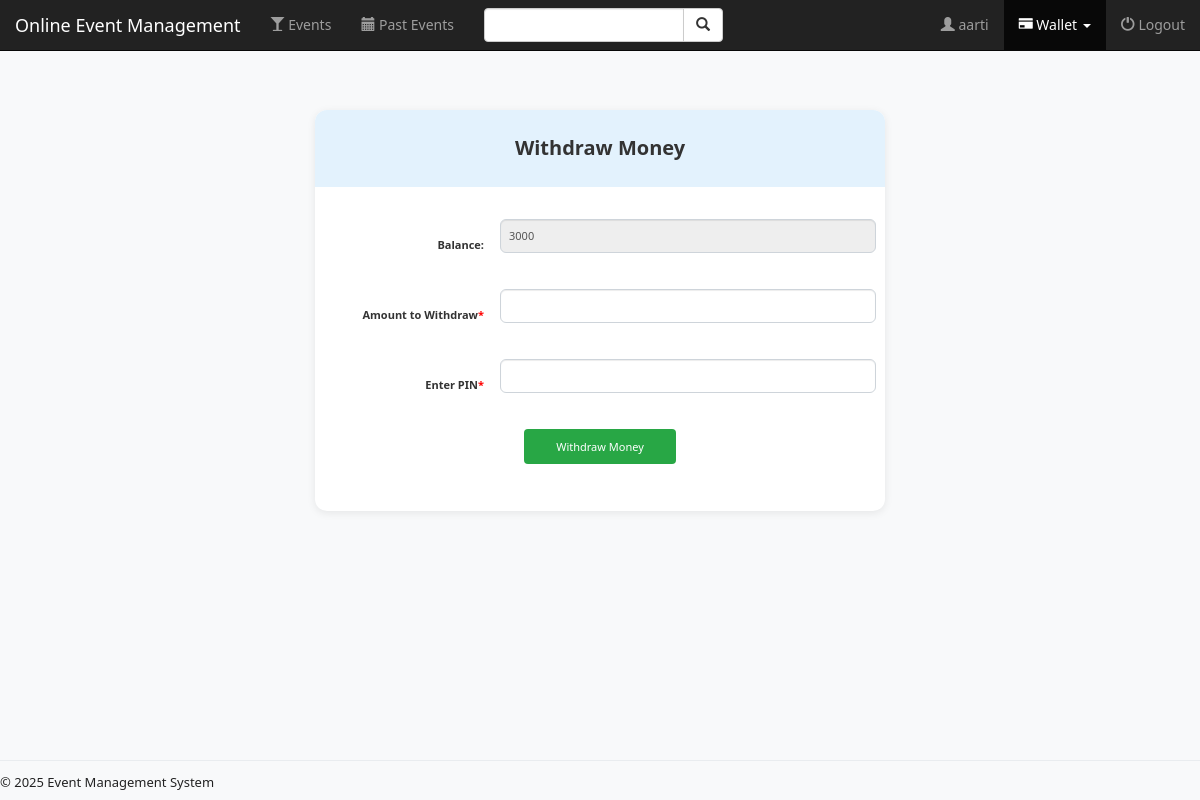
The app's page /user/withdraw_money/ (signed in), older data.
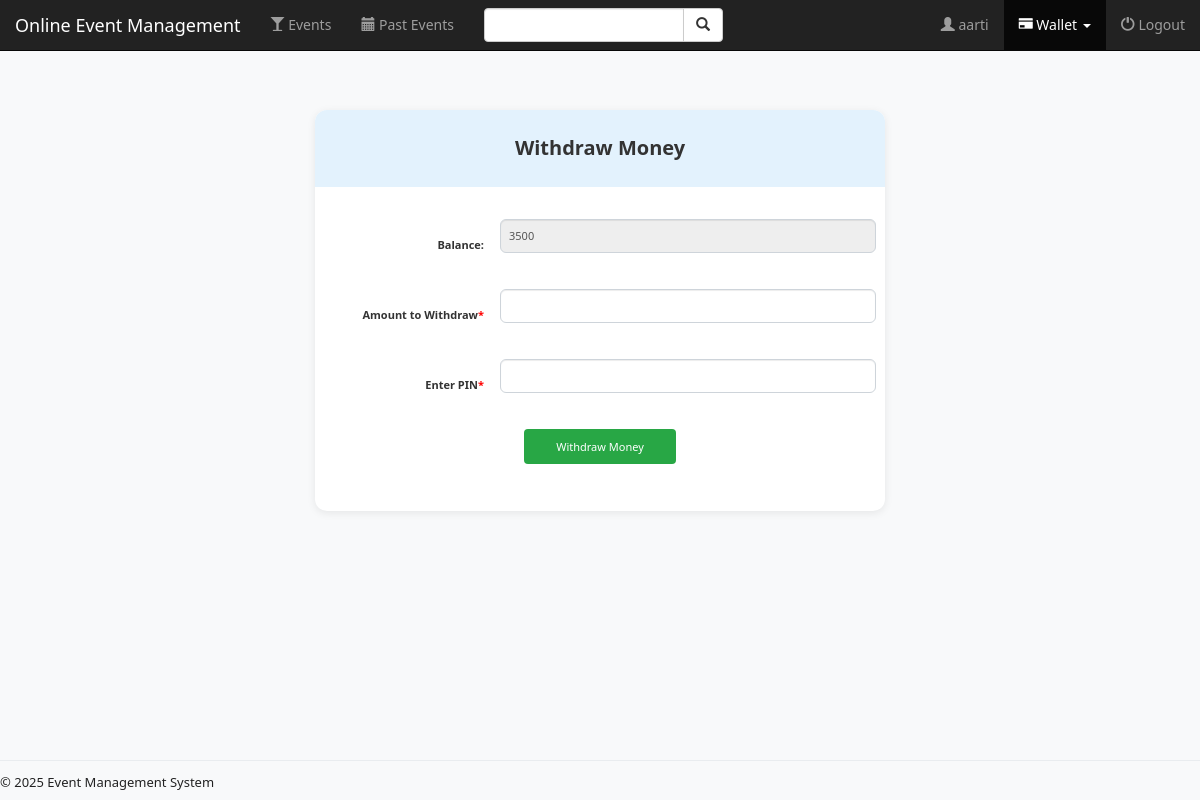
The same page, newer data.
### user/models.py (models this page shows, shortened)
class Profile(models.Model):
    user = models.OneToOneField(User, on_delete=models.CASCADE)
    mobile_number = models.CharField(
        max_length=10,
        unique=True,
        validators=[RegexValidator(regex=r'^\d{10}$', message='Mobile number must be exactly 10 digits.')],
        blank=True,
        null=True
    )
    image = models.ImageField(default='settings.MEDIA_ROOT/default_user.jpg')
    bio = models.TextField(max_length=500, blank=True, null=True)
    address = models.TextField(max_length=500, blank=True, null=True)
    birth_date = models.DateField(blank=True, null=True)
    age = models.IntegerField(blank=True, null=True)
    wallet_pin = models.PositiveIntegerField(null=True)
    wallet_balance = models.PositiveIntegerField(default=0, null=True)

### user/views.py (the view)
# urls.py: path('withdraw_money/', views.withdraw_money, name='withdraw_money'),
def withdraw_money(request):
    if not request.user.is_authenticated:
        return redirect('user:login_user')
    user = request.user
    profile = get_object_or_404(Profile, user=user)
    if request.method == 'POST':
        form = WithdrawMoneyForm(request.POST)
        if form.is_valid():
            data = form.cleaned_data
            if int(data['pin']) == profile.wallet_pin:
                if data['amount'] > profile.wallet_balance:
                    context = {
                        'profile': profile,
                        'form': form,
                        'error_message': 'Amount to withdraw cannot be more than available balance'
                    }
                    return render(request, 'user/withdraw_money.html', context)
                profile.wallet_balance -= data['amount']
                profile.save()
                purpose = WalletTransaction.Purpose.WITHDRAWAL
                reference = f"Withdrawal by user: {user.username}"
                WalletTransaction.objects.create(
                    user=user,
                    amount=data['amount'],
                    type=WalletTransaction.Type.DEBIT,
                    purpose=purpose,
                    reference=reference
                )
                return redirect('user:wallet_history')
            context = {'profile': profile, 'form': form, 'error_message': 'Invalid Pin!'}
            return render(request, 'user/withdraw_money.html', context)
    else:
        form = WithdrawMoneyForm()
    return render(request, 'user/withdraw_money.html', {'profile': profile, 'form': form})

### user/forms.py
class WithdrawMoneyForm(forms.Form):
	amount = forms.IntegerField(label='Amount to Withdraw', min_value=0)
	pin = forms.CharField(label='Enter PIN', widget=forms.PasswordInput)

### user/templates/user/withdraw_money.html (shortened to what this page needs)
{% extends 'event/base.html' %}
{% block wallet_active %}active{% endblock %}
{% block body %}
<div class="container event-main-content" style="max-width:600px; margin-top:40px;">
    <div class="card" style="box-shadow:0 2px 8px rgba(0,0,0,0.08); border-radius:12px; background:#fff; padding:0;">
    <div class="form-heading">Withdraw Money</div>
        <div style="padding:32px 24px; border-radius:0 0 12px 12px;">
            <form class="form-horizontal" role="form" action="" method="post" enctype="multipart/form-data">
                <div class="form-group" style="display:flex; align-items:center; margin-bottom:24px;">
                    <label class="control-label" style="font-size:1.1rem; flex:0 0 160px; text-align:right; margin-right:16px;">Balance:</label>
                    <div style="flex:1;">
                        <input type="text" name="balance" value="{{ profile.wallet_balance }}" readonly class="form-control" style="font-size:1.1rem;">
                    </div>
                </div>
                <div class="form-group" style="display:flex; align-items:center; margin-bottom:24px;">
                    <label class="control-label" style="font-size:1.1rem; flex:0 0 160px; text-align:right; margin-right:16px;">Amount to Withdraw<span style="color:red;">*</span></label>
                    <div style="flex:1;">
                        <input type="text" name="amount" class="form-control" style="font-size:1.1rem;" required>
                    </div>
                </div>
                <div class="form-group" style="display:flex; align-items:center; margin-bottom:24px;">
                    <label class="control-label" style="font-size:1.1rem; flex:0 0 160px; text-align:right; margin-right:16px;">Enter PIN<span style="color:red;">*</span></label>
                    <div style="flex:1;">
                        <input type="password" name="pin" class="form-control" style="font-size:1.1rem;" required>
                    </div>
                </div>
                <div class="form-group text-center" style="margin-top:24px;">
                    <button type="submit" class="btn btn-success" style="font-size:1.1rem; padding:10px 32px;">Withdraw Money</button>
                </div>
            </form>
        </div>
    </div>
</div>
{% endblock %}

Row changes from the older to the newer data that the page shows:
changed Profile: balance "3000" → "3500"
